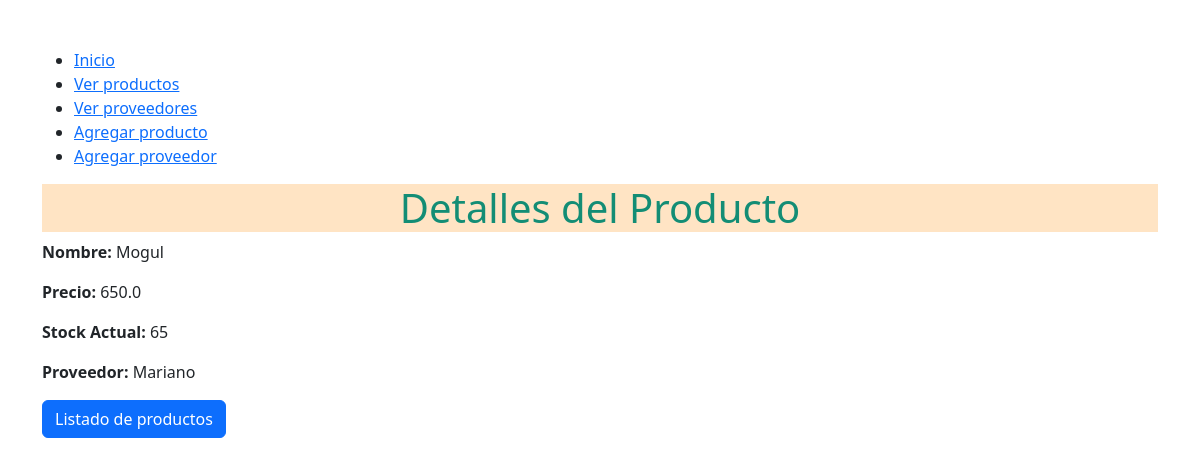
Page /compras/products/view/2 on the committed database.
### compras/models.py (models this page shows, shortened)
class Producto(models.Model):
    nombre = models.CharField(max_length = 45)
    precio = models.FloatField()
    stock_actual = models.IntegerField()
    proveedor = models.ForeignKey(Proveedor, on_delete = models.CASCADE)

class Proveedor(models.Model):
    nombrePro = models.CharField(max_length = 45)
    apellidoPro = models.CharField(max_length = 45)
    dni = models.CharField(max_length = 45)
    def __str__(self):
        return self.nombrePro

### compras/views.py (the view)
# urls.py: path('products/view/<int:id>', views.view_product, name = "view_product"),
def view_product(request, id):
    print('view product with id %d' % id)
    producto = Producto.objects.get(id=id)
    return render(request, 'view_products.html', {'producto': producto})

### compras/templates/view_products.html (shortened to what this page needs)
{% load static %}
<!DOCTYPE html>
<html lang="es">
<head>
    <link href="https://cdn.jsdelivr.net/npm/bootstrap@5.3.3/dist/css/bootstrap.min.css" rel="stylesheet">
    <link href="https://cdn.jsdelivr.net/npm/bootstrap-icons/font/bootstrap-icons.css" rel="stylesheet">
    <link rel="stylesheet" type="text/css" href="{% static 'css/mystyle.css' %}">
</head>
<body>
    <div class="container mt-5">
        {% include 'includes/navbar.html' %}
        <h1>Detalles del Producto</h1>
        <div class="row">
            <div class="col-md-6">
                <p><strong>Nombre:</strong> {{ producto.nombre }}</p>
                <p><strong>Precio:</strong> {{ producto.precio }}</p>
                <p><strong>Stock Actual:</strong> {{ producto.stock_actual }}</p>
                <p><strong>Proveedor:</strong> {{ producto.proveedor }}</p>
            </div>
        </div>
        <a href="{% url 'products' %}" class="btn btn-primary">Listado de productos</a>
    </div>
</body>
</html>

### static/css/mystyle.css (style rules this page uses)
h1 { color: #138D75; text-align: center; background-color: bisque; }

### rows in the picture
Producto: nombre "Mogul", precio "650.0", stock_actual "65", proveedor "Mariano"
